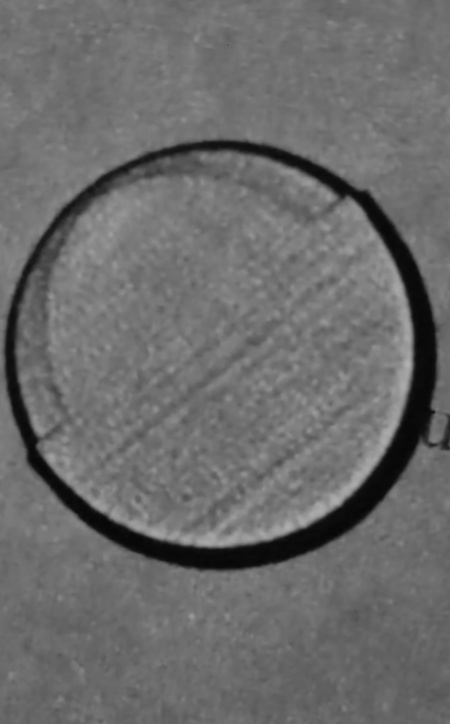
#> input picture pic.jpg, 450 x 724 px, shrunk from 1079 x 1737 before the run
$ python chatissmart.py
#> lines starting #> are read from the running program, lines starting #| are printed output that depends on the picture
import cv2
import numpy as np
from matplotlib import pyplot as plt
def remove_black_pixels_inside_ring(image_path, output_path):
    # Bild einlesen
#> called with image_path = 'pic.jpg', output_path = 'output_image.png'
    image = cv2.imread(image_path, cv2.IMREAD_COLOR)
#> image is the input picture: shape (724, 450, 3); mean B, G, R 107.4, 107.4, 107.4

    # In Graustufen konvertieren
    gray_image = cv2.cvtColor(image, cv2.COLOR_BGR2GRAY)
    plt.subplot(133),plt.hist(gray_image.ravel(),256,[0,256])
    # Schwellenwert für die binäre Maske setzen
    _, mask = cv2.threshold(gray_image, 1, 50, cv2.THRESH_BINARY)
#> mask: shape (724, 450); every value is 50
    plt.subplot(132),plt.plot(mask)

    # Konturen finden
    contours, _ = cv2.findContours(mask, cv2.RETR_EXTERNAL, cv2.CHAIN_APPROX_SIMPLE)
#> contours = [[[0, 0], [0, 723], [449, 723], [449, 0]]]

    # Größte Kontur (den Ring) finden
    max_contour = max(contours, key=cv2.contourArea)
#> max_contour = [[0, 0], [0, 723], [449, 723], [449, 0]]

    # Eine Maske des Rings erstellen
    ring_mask = np.zeros_like(mask)
    cv2.drawContours(ring_mask, [max_contour], -1, (255), thickness=cv2.FILLED)
#> ring_mask: shape (724, 450); every value is 255

    # Nur den Bereich innerhalb des Rings beibehalten
    ring_mask = cv2.bitwise_and(mask, ring_mask)

    # Farbmaske anwenden, um die schwarzen Pixel innerhalb des Rings zu entfernen
    result_image = cv2.bitwise_and(image, image, mask=ring_mask)

    # Schwarze Pixel innerhalb des Rings durch Weiß ersetzen
    result_image[np.where((result_image == [0, 0, 0]).all(axis=2))] = [255, 255, 255]

    # Ergebnisbild speichern
    cv2.imwrite(output_path, result_image)

# Beispielverwendung
input_image_path = 'pic.jpg'

output_image_path = 'output_image.png'
remove_black_pixels_inside_ring(input_image_path, output_image_path)
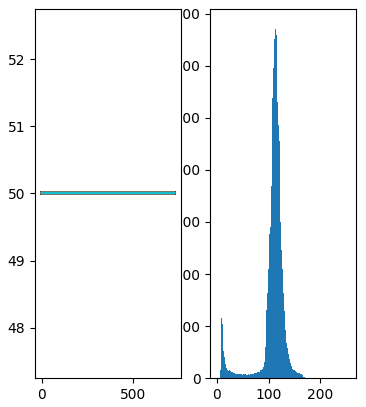
#> figure drawn by matplotlib, 2 panels; panel 1: tallest bar 13520 high, from x = 112 to 113
